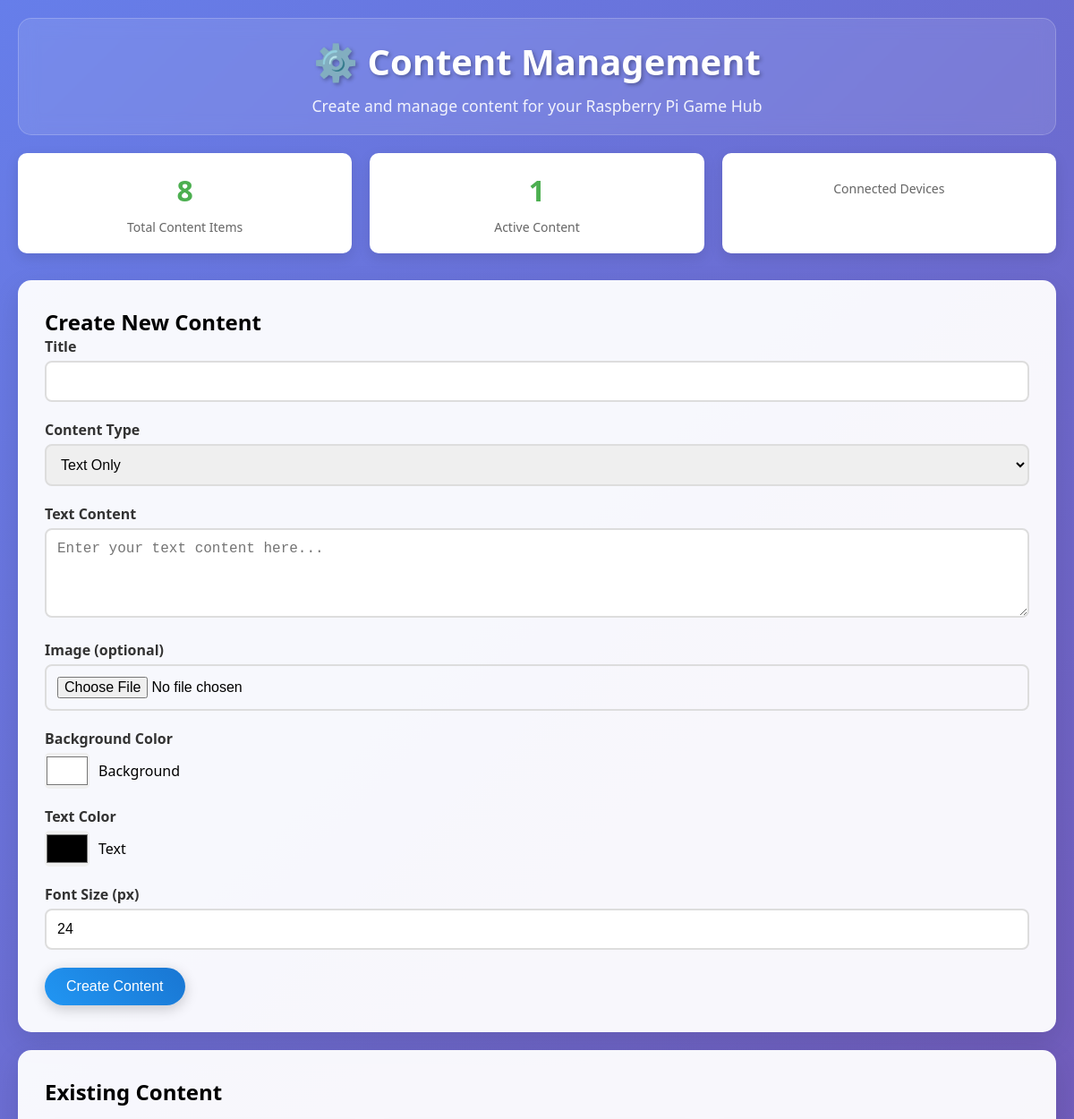
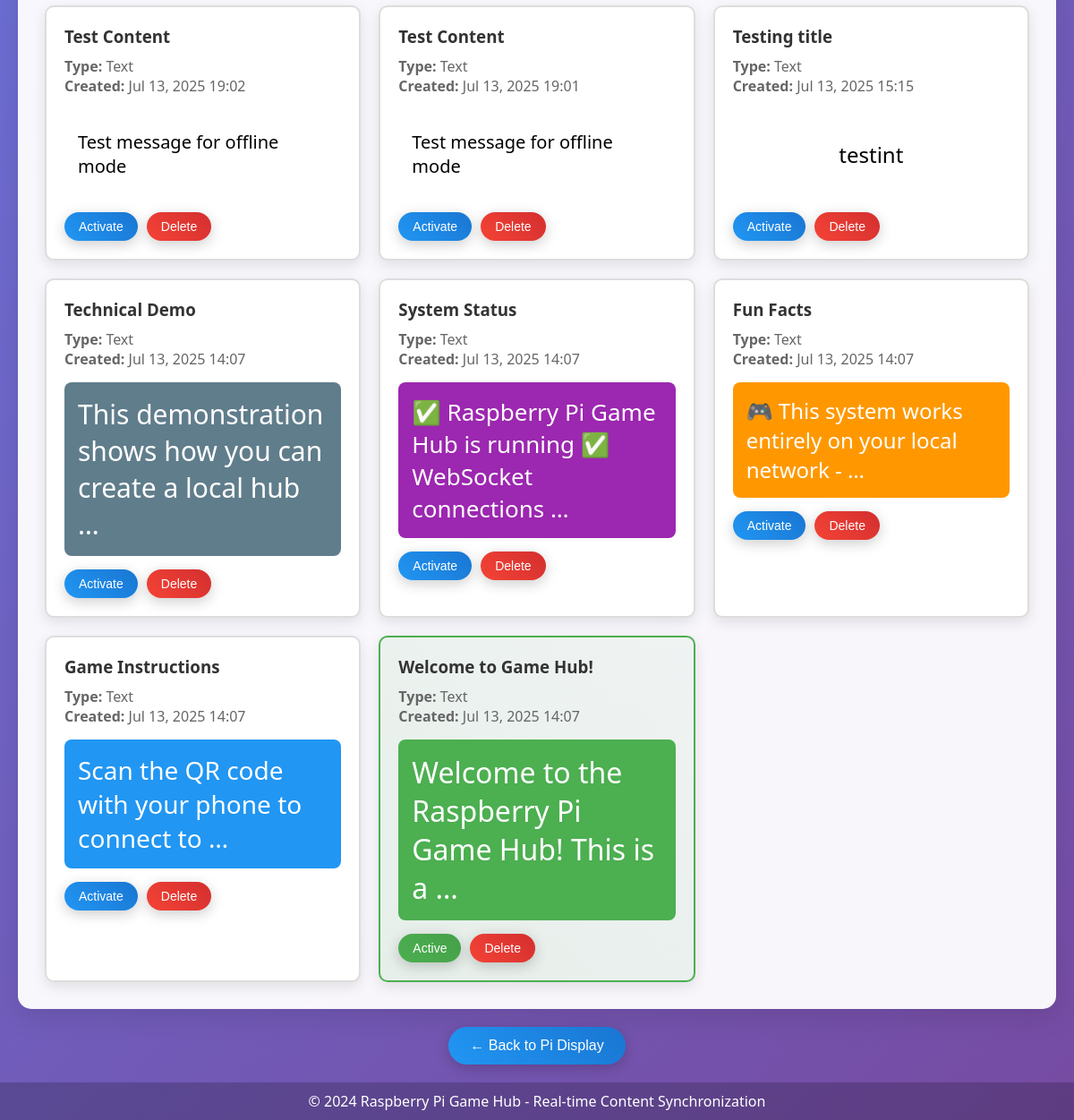
Page /admin-panel/ on the committed database (2 pictures, top to bottom).
### gamehub/models.py (models this page shows, shortened)
class GameContent(models.Model):
    CONTENT_TYPES = [
        ('text', 'Text'),
        ('image', 'Image'),
        ('mixed', 'Mixed (Text + Image)'),
    ]
    id = models.UUIDField(primary_key=True, default=uuid.uuid4, editable=False)
    title = models.CharField(max_length=200)
    content_type = models.CharField(max_length=10, choices=CONTENT_TYPES, default='text')
    text_content = models.TextField(blank=True)
    image = models.ImageField(upload_to='game_images/', blank=True, null=True)
    background_color = models.CharField(max_length=7, default='#ffffff')  # Hex color
    text_color = models.CharField(max_length=7, default='#000000')  # Hex color
    font_size = models.IntegerField(default=24)
    is_active = models.BooleanField(default=False)
    created_at = models.DateTimeField(auto_now_add=True)
    updated_at = models.DateTimeField(auto_now=True)
    class Meta:
        ordering = ['-created_at']

### gamehub/views.py (the view)
# urls.py: path('admin-panel/', views.ContentManagementView.as_view(), name='content_management'),
class ContentManagementView(TemplateView):
    template_name = 'gamehub/content_management.html'
    def get_context_data(self, **kwargs):
        context = super().get_context_data(**kwargs)
        context.update({
            'contents': GameContent.objects.all(),
            'active_content': GameContent.objects.filter(is_active=True).first(),
        })
        return context

### templates/gamehub/content_management.html (shortened to what this page needs)
{% extends 'gamehub/base.html' %}
{% block content %}
<div class="header">
    <h1>⚙️ Content Management</h1>
    <p>Create and manage content for your Raspberry Pi Game Hub</p>
</div>
<div class="stats-dashboard">
    <div class="stat-card">
        <h3 id="total-content">{{ contents|length }}</h3>
        <p>Total Content Items</p>
    </div>
    <div class="stat-card">
        <h3 id="active-content-count">{% if active_content %}1{% else %}0{% endif %}</h3>
        <p>Active Content</p>
    </div>
    <div class="stat-card">
        <p>Connected Devices</p>
    </div>
</div>
<div class="admin-panel">
    <h2>Create New Content</h2>
    <form id="content-form" enctype="multipart/form-data">
        <div class="form-group">
            <label for="title">Title</label>
            <input type="text" class="form-control" id="title" name="title" required>
        </div>
        <div class="form-group">
            <label for="content_type">Content Type</label>
            <select class="form-control" id="content_type" name="content_type">
                <option value="text">Text Only</option>
            </select>
        </div>
        <div class="form-group">
            <label for="text_content">Text Content</label>
            <textarea class="form-control" id="text_content" name="text_content" rows="4" placeholder="Enter your text content here..."></textarea>
        </div>
        <div class="form-group">
            <label for="image">Image (optional)</label>
            <input type="file" class="form-control" id="image" name="image" accept="image/*">
        </div>
        <div class="form-group">
            <label>Background Color</label>
            <div class="color-picker">
                <input type="color" class="color-input" id="background_color" name="background_color" value="#ffffff">
                <span>Background</span>
            </div>
        </div>
        <div class="form-group">
            <label>Text Color</label>
            <div class="color-picker">
                <input type="color" class="color-input" id="text_color" name="text_color" value="#000000">
                <span>Text</span>
            </div>
        </div>
        <div class="form-group">
            <label for="font_size">Font Size (px)</label>
            <input type="number" class="form-control" id="font_size" name="font_size" value="24" min="12" max="72">
        </div>
        <button type="submit" class="btn btn-primary">Create Content</button>
    </form>
</div>
<div class="admin-panel">
    <h2>Existing Content</h2>
    <div class="content-grid">
        {% for content in contents %}
        <div class="content-card {% if content.is_active %}active{% endif %}" data-content-id="{{ content.id }}">
            <h3>{{ content.title }}</h3>
            <p>
                <strong>Type:</strong> {{ content.get_content_type_display }}<br>
                <strong>Created:</strong> {{ content.created_at|date:"M d, Y H:i" }}
            </p>
            <div class="content-preview" style="background-color: {{ content.background_color }};">
                {% if content.text_content %}
                    <div style="color: {{ content.text_color }}; font-size: {{ content.font_size }}px;">
                        {{ content.text_content|truncatewords:10 }}
                    </div>
                {% endif %}
            </div>
            <div class="btn-group">
                {% if content.is_active %}
                    <button class="btn btn-success btn-small" disabled>Active</button>
                {% else %}
                    <button class="btn btn-primary btn-small" onclick="activateContent('{{ content.id }}')">
                        Activate
                    </button>
                {% endif %}
                <button class="btn btn-danger btn-small" onclick="deleteContent('{{ content.id }}')">
                    Delete
                </button>
            </div>
        </div>
        {% empty %}
        <div style="grid-column: 1 / -1; text-align: center; padding: 40px; color: #666;">
            <p>No content created yet. Create your first content item above!</p>
        </div>
        {% endfor %}
    </div>
</div>
<div style="text-align: center; margin-top: 20px;">
    <button class="btn btn-primary" onclick="window.location.href='/'">
        ← Back to Pi Display
    </button>
</div>
{% endblock %}

### templates/gamehub/base.html (shortened to what this page needs)
<!DOCTYPE html>
<html lang="en">
<head>
</head>
<body>
    <div class="container">
        {% block content %}{% endblock %}
    </div>
    <div class="footer">
        <p>&copy; 2024 Raspberry Pi Game Hub - Real-time Content Synchronization</p>
    </div>
</body>
</html>

### templates/gamehub/base.html (style rules this page uses)
* { margin: 0; padding: 0; box-sizing: border-box; }
body { font-family: 'Segoe UI', Tahoma, Geneva, Verdana, sans-serif; background: linear-gradient(135deg, #667eea 0%, #764ba2 100%); min-height: 100vh; display: flex; flex-direction: column; }
.container { flex: 1; padding: 20px; max-width: 1200px; margin: 0 auto; width: 100%; }
.header { background: rgba(255, 255, 255, 0.1); backdrop-filter: blur(10px); border-radius: 15px; padding: 20px; margin-bottom: 20px; text-align: center; border: 1px solid rgba(255, 255, 255, 0.2); }
.header h1 { color: white; font-size: 2.5em; margin-bottom: 10px; text-shadow: 2px 2px 4px rgba(0, 0, 0, 0.3); }
.header p { color: rgba(255, 255, 255, 0.9); font-size: 1.1em; }
.btn { background: linear-gradient(45deg, #4CAF50, #45a049); color: white; border: none; padding: 12px 24px; border-radius: 25px; cursor: pointer; font-size: 16px; transition: all 0.3s; box-shadow: 0 4px 15px rgba(0, 0, 0, 0.2); }
.btn-primary { background: linear-gradient(45deg, #2196F3, #1976D2); }
.btn-danger { background: linear-gradient(45deg, #f44336, #d32f2f); }
.footer { background: rgba(0, 0, 0, 0.2); color: white; text-align: center; padding: 10px; margin-top: auto; }

### templates/gamehub/content_management.html (style rules this page uses)
.admin-panel { background: rgba(255, 255, 255, 0.95); border-radius: 15px; padding: 30px; margin-bottom: 20px; box-shadow: 0 10px 30px rgba(0, 0, 0, 0.1); }
.form-group { margin-bottom: 20px; }
.form-group label { display: block; margin-bottom: 5px; font-weight: bold; color: #333; }
.form-control { width: 100%; padding: 12px; border: 2px solid #ddd; border-radius: 8px; font-size: 16px; transition: border-color 0.3s; }
.color-picker { display: flex; gap: 10px; align-items: center; }
.color-input { width: 50px; height: 40px; border: none; border-radius: 5px; cursor: pointer; }
.content-grid { display: grid; grid-template-columns: repeat(auto-fill, minmax(300px, 1fr)); gap: 20px; margin-top: 20px; }
.content-card { background: white; border-radius: 10px; padding: 20px; box-shadow: 0 5px 15px rgba(0, 0, 0, 0.1); border: 2px solid #ddd; transition: all 0.3s; }
.content-card.active { border-color: #4CAF50; background: linear-gradient(45deg, rgba(76, 175, 80, 0.1), rgba(76, 175, 80, 0.05)); }
.content-card h3 { margin-bottom: 10px; color: #333; }
.content-card p { color: #666; margin-bottom: 15px; }
.content-card .content-preview { background: #f9f9f9; padding: 15px; border-radius: 8px; margin-bottom: 15px; min-height: 100px; display: flex; align-items: center; justify-content: center; }
.btn-group { display: flex; gap: 10px; margin-top: 10px; }
.btn-small { padding: 8px 16px; font-size: 14px; }
.stats-dashboard { display: grid; grid-template-columns: repeat(auto-fit, minmax(200px, 1fr)); gap: 20px; margin-bottom: 30px; }
.stat-card { background: white; padding: 20px; border-radius: 10px; text-align: center; box-shadow: 0 5px 15px rgba(0, 0, 0, 0.1); }
.stat-card h3 { font-size: 2em; color: #4CAF50; margin-bottom: 10px; }
.stat-card p { color: #666; font-size: 14px; }

### rows in the picture
GameContent: title "Test Content", content_type "Text", created_at "Jul 13, 2025 19:02", text_content "Test message for offline mode"
GameContent: title "Test Content", content_type "Text", created_at "Jul 13, 2025 19:01", text_content "Test message for offline mode"
GameContent: title "Testing title", content_type "Text", created_at "Jul 13, 2025 15:15", text_content "testint"
GameContent: title "Technical Demo", content_type "Text", created_at "Jul 13, 2025 14:07", text_content "This demonstration shows how you can create a local hub …"
GameContent: title "System Status", content_type "Text", created_at "Jul 13, 2025 14:07", text_content "✅ Raspberry Pi Game Hub is running ✅ WebSocket connections …"
GameContent: title "Fun Facts", content_type "Text", created_at "Jul 13, 2025 14:07", text_content "🎮 This system works entirely on your local network - …"
GameContent: title "Game Instructions", content_type "Text", created_at "Jul 13, 2025 14:07", text_content "Scan the QR code with your phone to connect to …"
GameContent: title "Welcome to Game Hub!", content_type "Text", created_at "Jul 13, 2025 14:07", text_content "Welcome to the Raspberry Pi Game Hub! This is a …", is_active "Active"

### other values in the picture
{{ contents|length }} "8"
